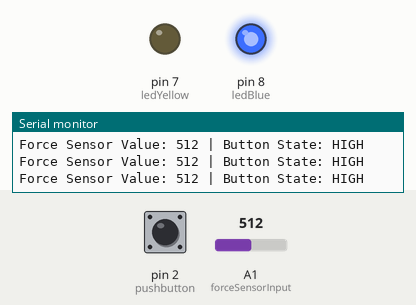
Simulated run of this sketch. Board: Arduino Uno, built with avr-gcc and run on an emulated ATmega328P. Shown: output pins drawn as LEDs (lit = HIGH), the last lines printed to the serial monitor. Inputs (shaded band) come from the test bench; at power-on: pin 2 (pushbutton) HIGH, A1 (forceSensorInput) = 512.

Above: at 1.2 s.
1.3 s: pin 2 (pushbutton) pulled LOW for 0.15 s
At 2.3 s:
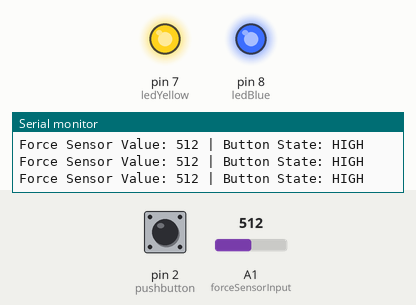
3.0 s: A1 (forceSensorInput) set to 55
4.5 s: A1 (forceSensorInput) set to 48
At 5.2 s:
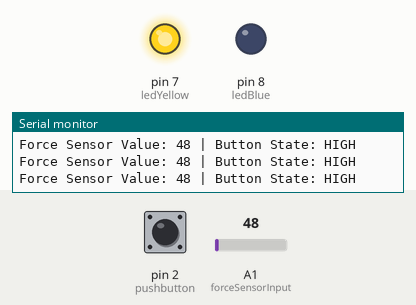
6.0 s: pin 2 (pushbutton) pulled LOW for 1 s
At 7.6 s:
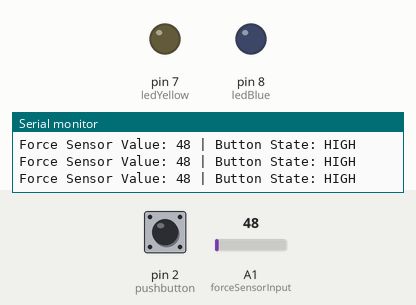
8.5 s: pin 2 (pushbutton) pulled LOW for 3.2 s
At 12.2 s:
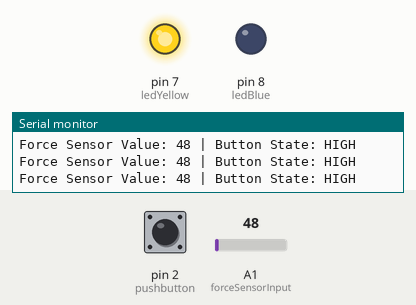
14.7 s: A1 (forceSensorInput) set to 122
At 15.1 s:
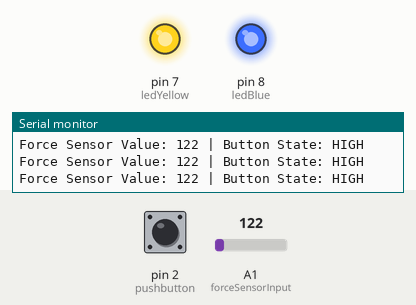
Timing chart, 0 to 17.2 s (numbered marks = the images above; inputs shaded):
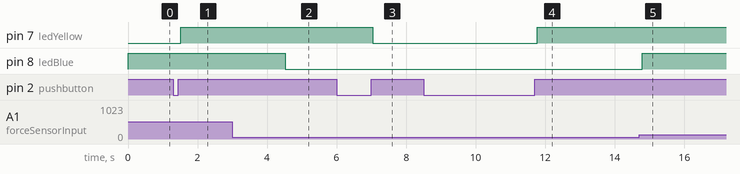

Measured:
- the behaviour switches between 51 and 50 on A1 (forceSensorInput) (found by bisection; images 1 and 2)
- after the input at 1.3 s, pin 7 (ledYellow): LOW → HIGH after 0.21 s
- after the input at 4.5 s, pin 8 (ledBlue): HIGH → LOW at once
- after the input at 6.0 s, pin 7 (ledYellow): HIGH → LOW after 1.0 s
- after the input at 8.5 s, pin 7 (ledYellow): LOW → HIGH after 3.3 s
- after the input at 14.7 s, pin 8 (ledBlue): LOW → HIGH after 0.09 s

The sketch:

force_pushbutton_interrupt.ino
```cpp
const int forceSensorInput = A1; // Force sensor (analog)
const int pushbutton = 2; // Pushbutton (digital, interrupt)
const int ledBlue = 8; // LED1
const int ledYellow = 7; // LED2

int lastButtonState = HIGH; // Previous button state

void setup() {
  Serial.begin(9600);
  pinMode(ledBlue, OUTPUT);
  pinMode(ledYellow, OUTPUT);
  pinMode(pushbutton, INPUT_PULLUP);

  attachInterrupt(digitalPinToInterrupt(pushbutton), handleButtonPress, CHANGE);
}

void loop() {
  int buttonState = digitalRead(pushbutton);
  int forceSensor = analogRead(forceSensorInput);

  Serial.print("Force Sensor Value: ");
  Serial.print(forceSensor);
  Serial.print(" | Button State: ");
  Serial.println(buttonState == HIGH ? "HIGH" : "LOW");

  // Control the blue LED based on the force sensor value
  digitalWrite(ledBlue, forceSensor > 50 ? HIGH : LOW);

  // Toggle yellow LED on button release
  if (buttonState == HIGH && lastButtonState == LOW) {
    digitalWrite(ledYellow, !digitalRead(ledYellow));
  }

  lastButtonState = buttonState; // Save state for next loop
  delay(100); // Short delay for stability
}

void handleButtonPress() {
  Serial.println("Interrupt Triggered!");
  delay(100); // Small debounce delay
}
```
